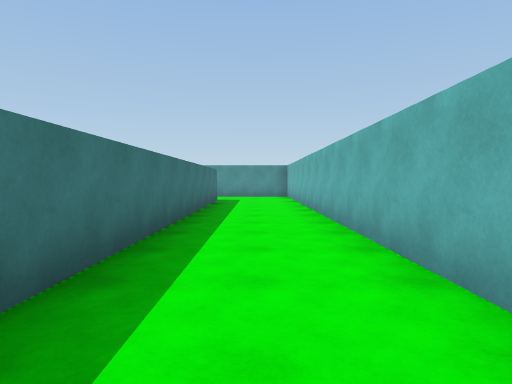
View 1 (above)

24 first-person views from a walk through a 3-D level made in the Unity game engine. The camera is 1.3 m above the floor, tilts 2° down and sees 75° across. The floor is counted in squares, 2 m on a side. Each view is taken from the middle of a square. On the plan, view 1 faces up. The plan holds only what a view shows up to about 10 squares ahead; the rest is blank. The player character is not drawn.

View 2
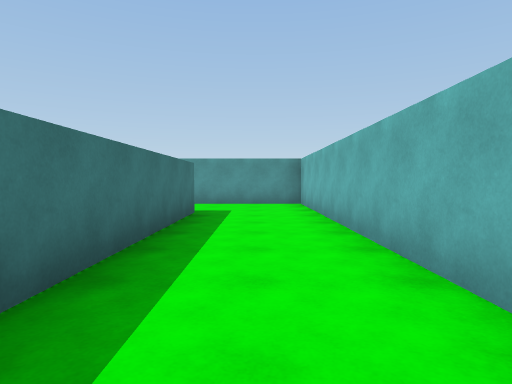

View 3
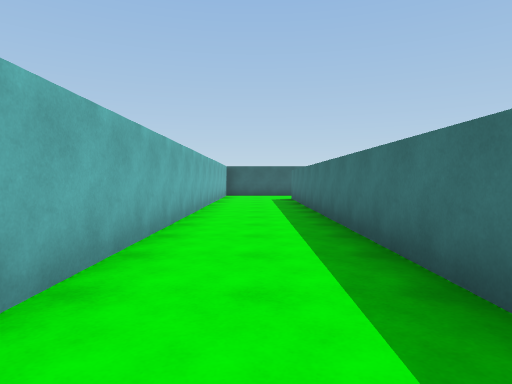

View 4
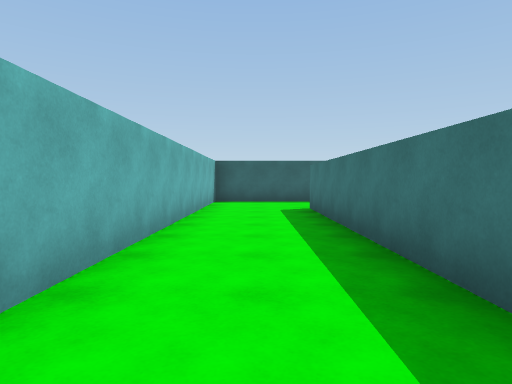

View 5
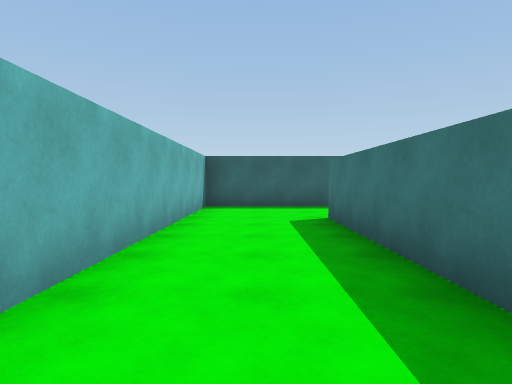

View 6
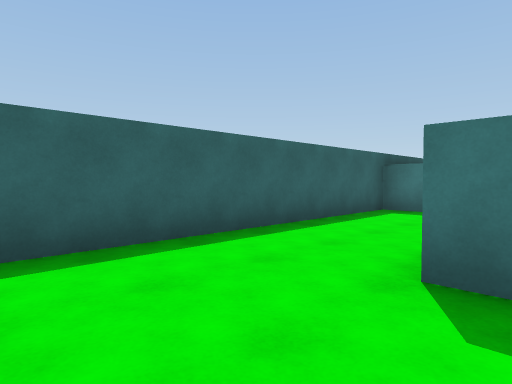

View 7
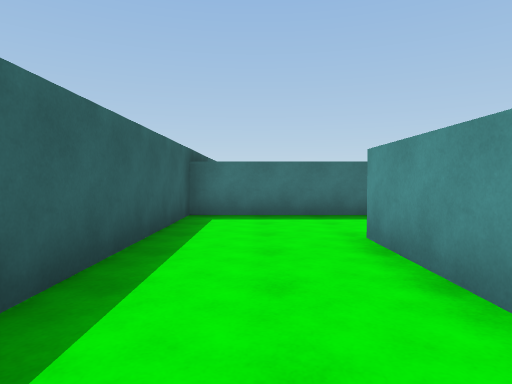

View 8
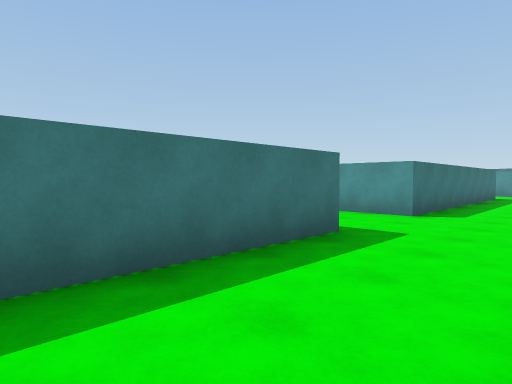

View 9
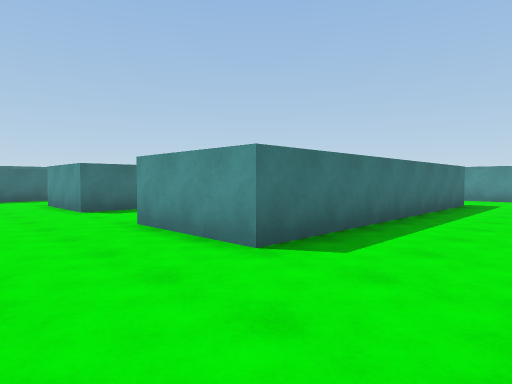

View 10
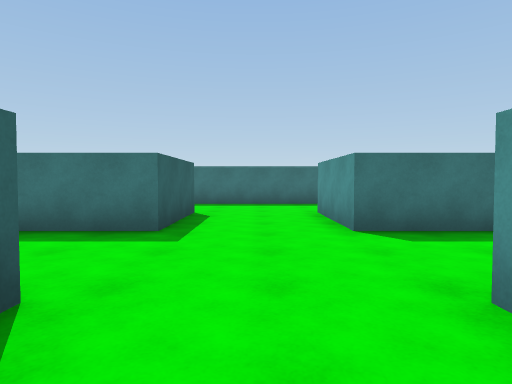

View 11
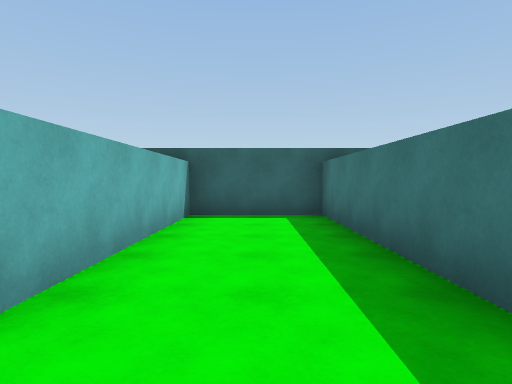

View 12
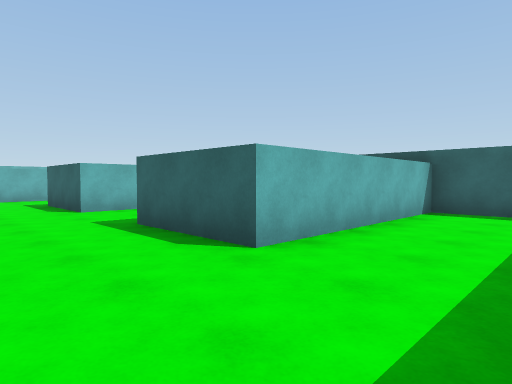

View 13
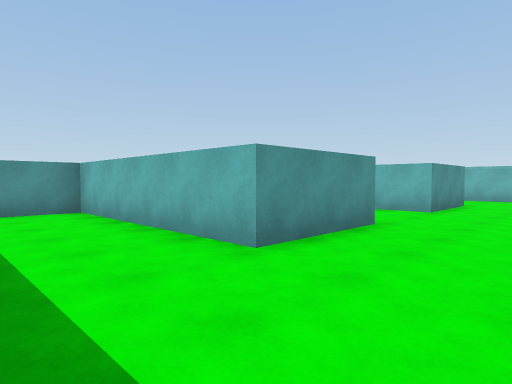

View 14
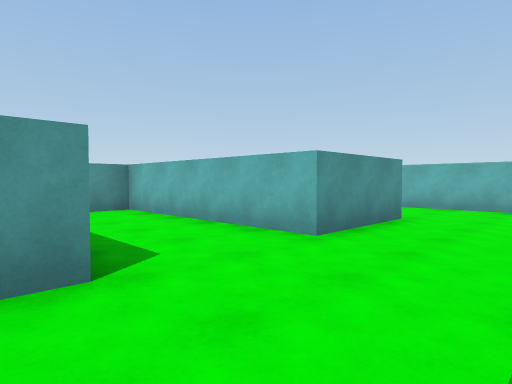

View 15
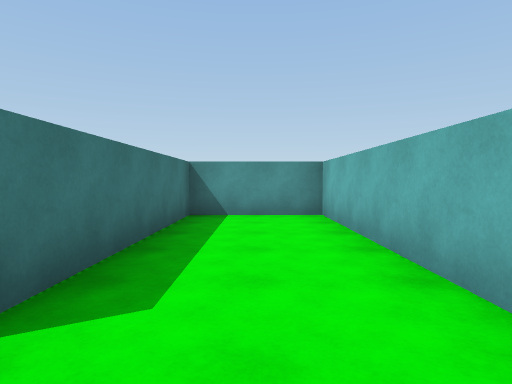

View 16
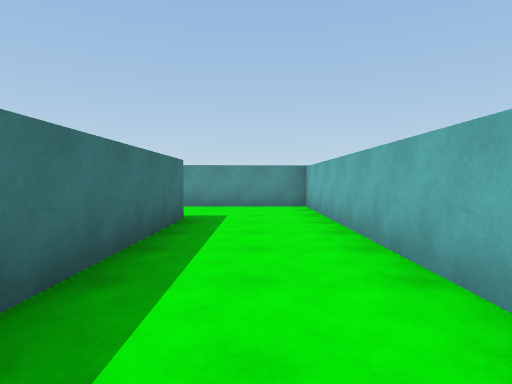

View 17
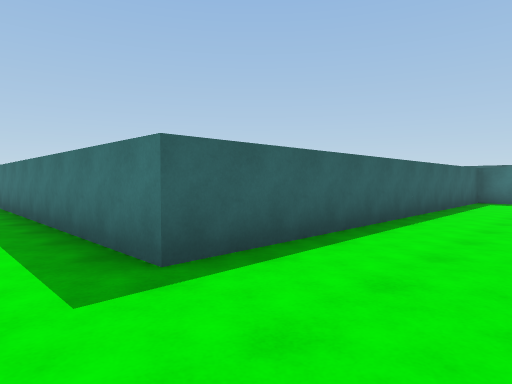

View 18
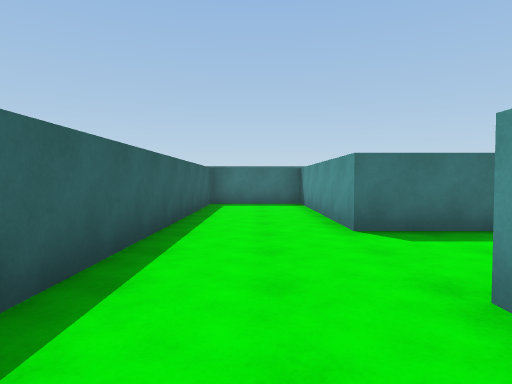

View 19
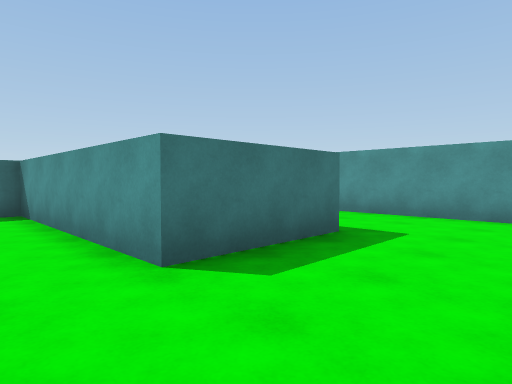

View 20
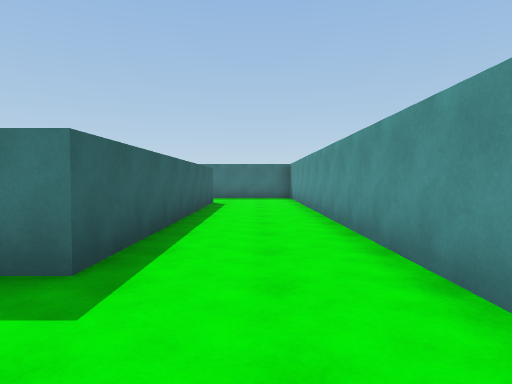

View 21
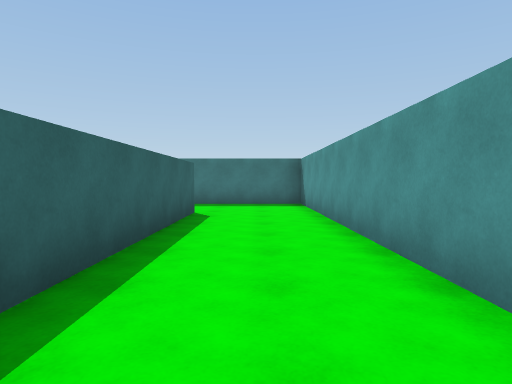

View 22
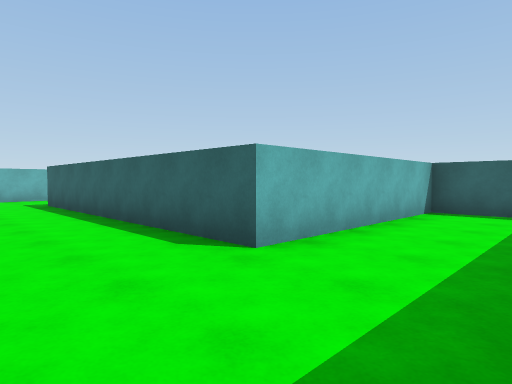

View 23
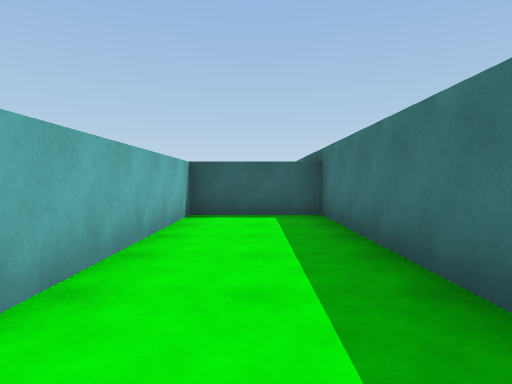

View 24
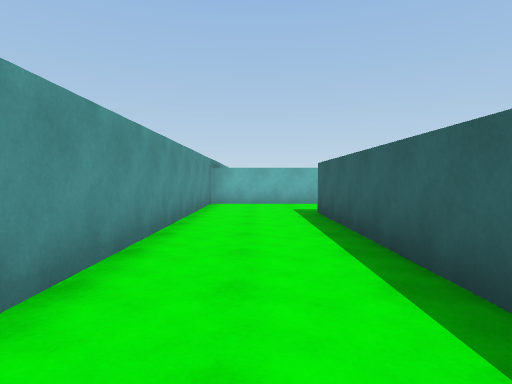

### Floor plan
Points are (right, up) in squares from view 1. A wall is a line through its corners. A room is listed if a view was taken in it or the views show most of it. See-through windows are left out.
Room 1 (views 1, 2, 3, 4, 5, 6, 7, 8, 9, 10, 11, 12, 13, 14, 15, 16, 17, 18, 19, 20, 21, 22, 23, 24)
walls: (-3.7, 1.5) (-3.7, 8.3) (-6.9, 8.3); (-16.2, -1.2) (-16.2, -4.8); (-8.7, 10.2) (-8.7, 13.3) (-21.3, 13.3) (-21.3, 5.8) (-18.8, 5.8) (-18.8, 10.7) (-11.2, 10.7) (-11.2, 8.3) (-16.2, 8.3) (-16.2, 5.8) (-6.2, 5.8) (-6.2, -1.8) (-8.7, -1.8) (-8.7, 3.2) (-11.2, 3.2) (-11.2, -1.8) (-13.8, -1.8) (-13.8, 3.2) (-15.1, 3.2); (-3.7, -4) (-3.7, -0.8); (-15.1, -9.2) (-13.8, -9.2) (-13.8, -4.3) (-11.2, -4.3) (-11.2, -9.2) (-8.7, -9.2) (-8.7, -4.3) (-6.2, -4.3) (-6.2, -9.2) (1.2, -9.2) (1.2, 13.3) (-1.8, 13.3); (-1.3, 10.8) (-1.3, -6.7) (-3.8, -6.7)

Positions as (right, up) in squares from view 1, and headings:
1: (0, 0), facing up
2: (0, 4), facing up
3: (0, 5), facing down
4: (0, 1), facing down
5: (0, -1), facing down
6: (1, -6), facing down-left
7: (0, -8), facing left
8: (-4, -8), facing up-left
9: (-4, -4), facing up-left
10: (-7, -3), facing left
11: (-10, -3), facing down
12: (-16, -2), facing down-right
13: (-16, -4), facing up-right
14: (-12, -4), facing up-right
15: (-10, -3), facing up
16: (-5, 0), facing up
17: (-5, 8), facing down-left
18: (-7, 7), facing left
19: (-9, 7), facing up-left
20: (-9, 12), facing left
21: (-12, 12), facing left
22: (-21, 13), facing down-right
23: (-20, 12), facing down
24: (-18, 12), facing right
